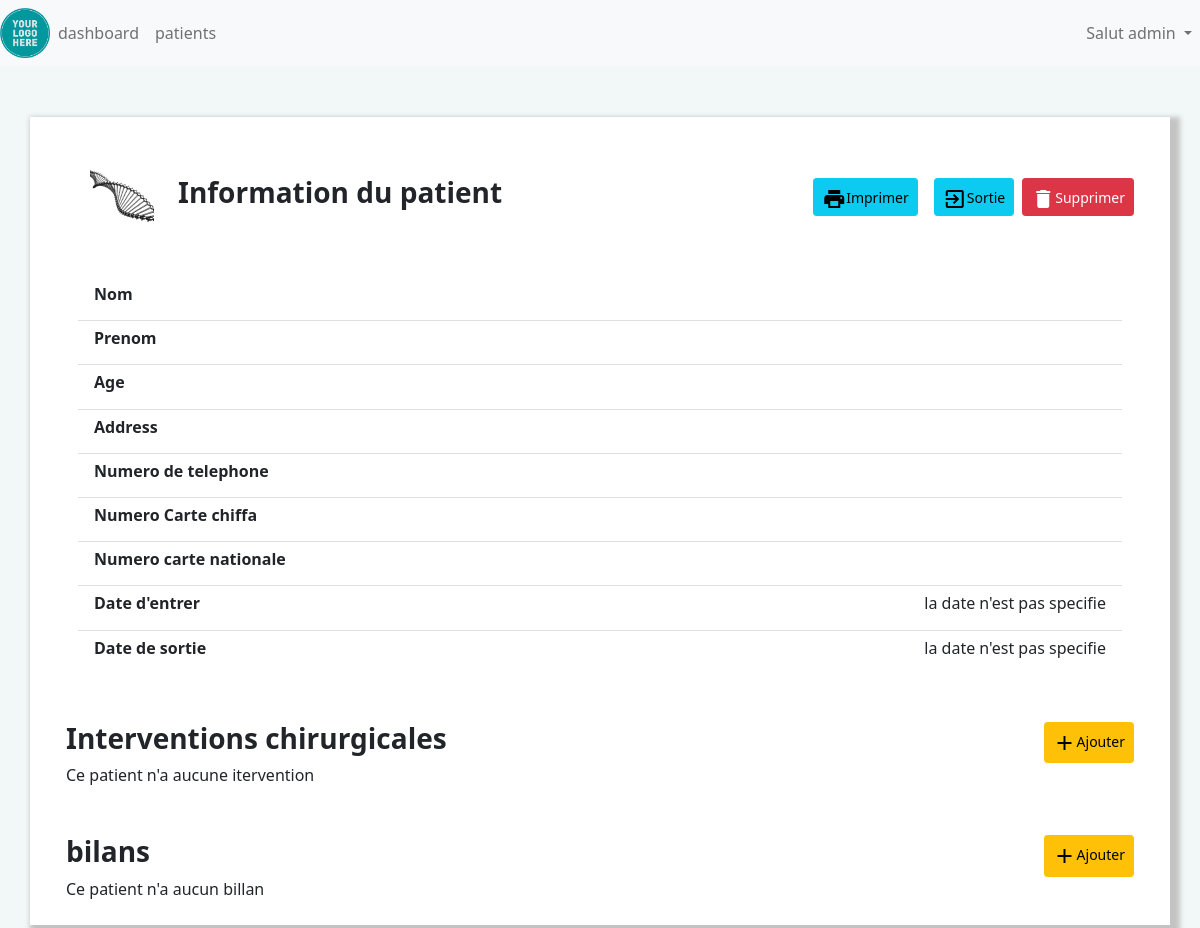
/patientShow?patient=14 (signed in), run on an earlier commit of the app's database.
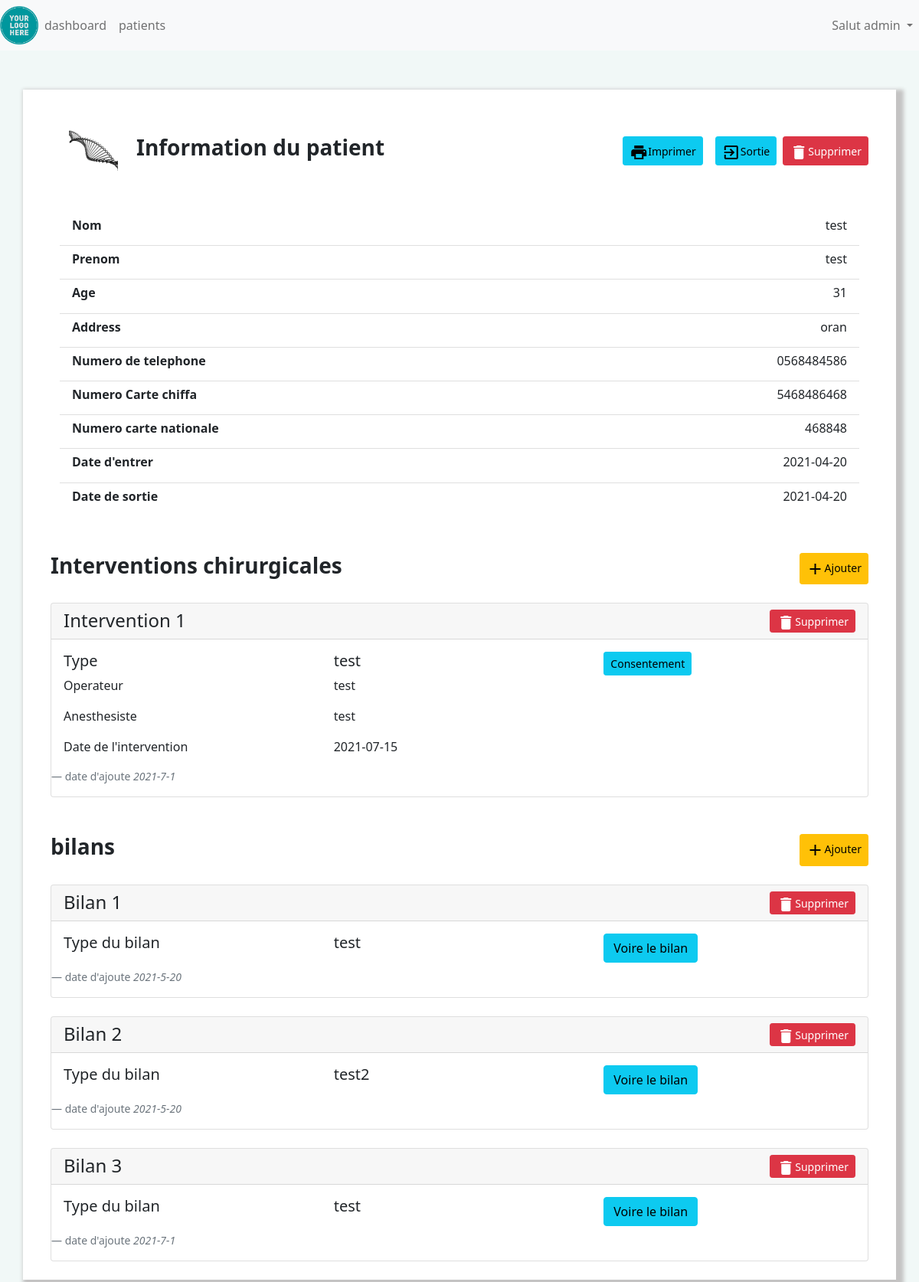
And on a later commit of the database.
### clinical/models.py (models this page shows)
class Admin(db.Model,UserMixin):
    id=db.Column(db.Integer(),primary_key=True)
    username=db.Column(db.String(length=30),nullable=False)
    password=db.Column(db.String(length=30),nullable=False)

class Patient(db.Model):
    id=db.Column(db.Integer(),primary_key=True)
    firstname=db.Column(db.String(length=30),nullable=False)
    lastname=db.Column(db.String(length=30),nullable=False)
    address=db.Column(db.String(length=30),nullable=False)
    age=db.Column(db.Integer(),nullable=False)
    phone=db.Column(db.String(length=15),nullable=False)
    identitynbr=db.Column(db.Integer(),nullable=False)
    chiffanbr=db.Column(db.Integer(),nullable=False)
    date_added=db.Column(db.DateTime, default=datetime.datetime.utcnow)
    entrydate=db.Column(db.Date())
    exitdate=db.Column(db.Date())
    surgeries=db.relationship('Surgery',backref='patient_surgery',cascade="all,delete",lazy=True)
    checkups=db.relationship('Checkup',backref='patient_checkup',cascade="all,delete",lazy=True)

class Surgery(db.Model):
    id=db.Column(db.Integer(),primary_key=True)
    name=db.Column(db.String(length=30),nullable=False)
    doctor=db.Column(db.String(length=30),nullable=False)
    anesthesist=db.Column(db.String(length=30),nullable=False)
    date=db.Column(db.Date(),nullable=False)
    patient=db.Column(db.Integer(),db.ForeignKey('patient.id'))
    date_added=db.Column(db.DateTime, default=datetime.datetime.utcnow)

class Checkup(db.Model):
    id=db.Column(db.Integer(),primary_key=True)
    name=db.Column(db.String(length=30),nullable=False)
    path=db.Column(db.String(length=30),nullable=False)
    patient=db.Column(db.Integer(),db.ForeignKey('patient.id'))
    date_added=db.Column(db.DateTime, default=datetime.datetime.utcnow)

### clinical/routes.py (the view)
@app.route('/patientShow',methods=['GET','POST'])
def patientShow():
    id=request.args.get("patient")
    form=UpdateExite()
    if form.validate_on_submit():
        print('submit')
        patient=Patient.query.filter(Patient.id==id).first()
        print(patient)
        patient.exitdate=form.exitDate.data
        db.session.commit()
    print(id)
    patient=Patient.query.filter_by(id=id).first()
    if request.args.get("action") and request.args.get("action")=="delete_surgery":
        id_surgery=request.args.get("surgery")
        surgery=Surgery.query.filter_by(id=id_surgery).first()
        db.session.delete(surgery)
        db.session.commit()
        return redirect(url_for('patientShow',patient=id))
    if request.args.get("action") and request.args.get("action")=="delete_checkup":
        id_checkup=request.args.get("checkup")
        checkup=Checkup.query.filter_by(id=id_checkup).first()
        db.session.delete(checkup)
        db.session.commit()
        return redirect(url_for('patientShow',patient=id))
    if request.args.get("action") and request.args.get("action")=="delete_patient":
        print('delete patient')
        db.session.delete(patient)
        db.session.commit()
        return redirect(url_for('patients_page',page_num=1))
    if request.args.get("action") and request.args.get("action")=="exit_patient":
        patient=Patient.query.filter_by(id=id).first()
        patient.exitdate=datetime.datetime.now()
        session.commit()
        return redirect(url_for('patientShow',patient=id))
    return render_template('patientShow.html',patient=patient,form=form)

### clinical/models.py (called while the page is built)
@login_manager.user_loader
def load_user(user_id):
    return Admin.query.get(int(user_id))

### clinical/templates/patientShow.html (shortened to what this page needs)
{% extends 'base.html' %}
{% block content%}
{%if not  'print' in request.args  %}
<div style="background-color: rgb(241, 248, 247); border-style: solid; border-color: rgb(241, 248, 247) ;">
<div class="container mt-5 p-4" style="box-shadow:5px 5px 5px 5px rgb(196, 195, 195); background-color: white;">
  {%endif%}
   <div class="container">
      <div class="d-flex justify-content-between ">
        <div class="d-flex flex-row my-4">
          {%if not 'print' in request.args  %}
          <img src="../static/images/Molecular DNA.gif" class="mx-4"/>
          {% endif %}
          <h3 class="d-flex justify-content-between align-items-center"><strong>Information du patient</strong> </h3>
        </div>
         {%if not 'print' in request.args  %}
          <div class="d-flex justify-content-between align-items-center">
            <a class=" btn btn-info btn-sm d-flex justify-content-center align-content-between pt-2 mx-2 " target="_blank" href="{{url_for('patientShow',patient=patient.id,print='')}}">
              <i class="material-icons mr-1">print</i>
              <span>
                Imprimer
              </span>
            </a>
              <Button class=" btn btn-info btn-sm d-flex justify-content-center align-content-between pt-2 mx-2 " data-toggle="modal" data-target="#exampleModal" onclick="modalButtonClicked('{{patient.id}}','La date de sortie du patient','updateExit','{{patient.lastname}}','{{patient.firstname}}')">
                <i class="material-icons mr-1"> exit_to_app</i>
                <span>
                  Sortie
                </span></Button>
              <Button class=" btn btn-danger btn-sm d-flex justify-content-center align-content-between pt-2 " data-toggle="modal" data-target="#Modal" onclick="deleteButtonClicked({{ patient.id}},'{{ patient.lastname }}','patient')">
                <i class="material-icons mr-1">delete</i>
                <span>
                  Supprimer
                </span></Button>
          </div>
        {% endif%}
      </div>
      <div class="container ">
      <ul class="list-group mt-4 list-group-flush">
         <li class="list-group-item d-flex justify-content-between align-items-center">
            <h6><strong >Nom</strong></h6> <h6>{{patient.firstname}}</h6>
         </li>
         <li class="list-group-item d-flex justify-content-between align-items-center">
            <h6><strong >Prenom</strong></h6> <h6>{{patient.lastname}}</h6>
         </li>
         <li class="list-group-item d-flex justify-content-between align-items-center">
            <h6><strong >Age</strong></h6> <h6>{{patient.age}}</h6>
         </li>
         <li class="list-group-item d-flex justify-content-between align-items-center">
            <h6><strong >Address</strong></h6> <h6>{{patient.address}}</h6>
         </li>
         <li class="list-group-item d-flex justify-content-between align-items-center">
            <h6><strong >Numero de telephone</strong></h6> <h6>{{patient.phone}}</h6>
         </li>
         <li class="list-group-item d-flex justify-content-between align-items-center">
            <h6><strong >Numero Carte chiffa</strong></h6> <h6>{{patient.chiffanbr}}</h6>
         </li>
         <li class="list-group-item d-flex justify-content-between align-items-center">
            <h6><strong >Numero carte nationale</strong></h6> <h6>{{patient.identitynbr}}</h6>
         </li>
         <li class="list-group-item d-flex justify-content-between align-items-center">
            <h6><strong >Date d'entrer</strong></h6> <h6>{%if not patient.entrydate%}
               la date n'est pas specifie
            {%else %}
            {{patient.entrydate}}
            {%endif%}</h6>
         </li>
         <li class="list-group-item d-flex justify-content-between align-items-center">
            <h6><strong >Date de sortie</strong></h6> <h6>{%if not patient.exitdate%}
               la date n'est pas specifie
            {%else %}
            {{patient.exitdate}}
            {%endif%}</h6>
         </li>
       </ul>
      </div>
   </div>
   <div class="container mt-5">
      <div class="d-flex justify-content-between"><h3>
         <strong>Interventions chirurgicales</strong> </h3>
         {%if not 'print' in request.args  %}
         <a class=" btn btn-warning btn-sm d-flex justify-content-center align-content-between pt-2 "  type="submit" href="{{url_for('register_surgery',patient=patient.id)}}"">
          <i class="material-icons mr-1">add</i>
          <span>
            Ajouter
          </span></a>
         {%endif%}
      </div>
        {% for  i in patient.surgeries %}
      <div class="card mt-4">
         <h4 class="card-header"><div class="d-flex justify-content-between">Intervention {{loop.index}}
          {%if not 'print' in request.args  %}
          <a class=" btn btn-danger btn-sm d-flex justify-content-center align-content-between pb-0 "  data-toggle="modal" data-target="#Modal"
          onclick="deleteButtonClicked({{ patient.id}},'{{ i.name }}','surgery',{{ i.id}})">
            <i class="material-icons mr-1">delete</i>
            <span>
              Supprimer
            </span></a>
          {% endif%}
         </div></h4>
         <div class="card-body">
           <div class="row">
              <div class="col">
                <h5 class="card-title">Type </h5>
                <p class="card-text">Operateur</p>
                <p class="card-text">Anesthesiste</p>
                <p class="card-text">Date de l'intervention</p>
              </div>
              <div class="col">
                <h5 class="card-title">{{i.name}}</h5>
                <p>{{i.doctor}}</p>
                <p>{{i.anesthesist}}</p>
                <p>{{i.date}}</p>
              </div>
              <div class="col-sm">
                {%if not 'print' in request.args  %}
                <Button class="btn btn-info btn-sm"  data-toggle="modal" data-target="#exampleModal"
                onclick="modalButtonClicked('{{patient.id}}','Consentement','consent','{{patient.lastname}}','{{patient.firstname}}','{{i.doctor}}')">Consentement</Button>
                {%endif%}
              </div>
           </div>
         </div>
         <footer class="blockquote-footer">date d'ajoute <cite title="Source Title">{{i.date_added.year }}-{{i.date_added.month }}-{{i.date_added.day }}</cite></footer>
      </div>
         {% else%}
           Ce patient n'a aucune itervention
        {% endfor %}
   </div>
   <div class="container mt-5">
      <div class="d-flex justify-content-between">
         <h3><strong>bilans</strong> </h3>
         {%if not 'print' in request.args  %}
         <a class=" btn btn-warning btn-sm d-flex justify-content-center align-content-between pt-2 "  type="submit"href="{{url_for('register_checkup',patient=patient.id)}}"">
          <i class="material-icons mr-1">add</i>
          <span>
            Ajouter
          </span></a>
          {%endif%}
      </div>
   {% for i in patient.checkups%}
   <div class="card mt-4">
      <h4 class="card-header">
         <div class="d-flex justify-content-between">
         Bilan {{loop.index}}
         {%if not 'print' in request.args  %}
          <a class=" btn btn-danger btn-sm d-flex justify-content-center align-content-between pb-0 " data-toggle="modal" data-target="#Modal"
          onclick="deleteButtonClicked('{{ patient.id}}','{{ i.name }}','checkup','{{i.id}}')">
            <i class="material-icons mr-1">delete</i>
            <span>
              Supprimer
            </span></a>
          {%endif%}
      </div>
   </h4>
      <div class="card-body">
        <div class="row">
          <div class="col-sm">
            <h5 class="card-title">Type du bilan</h5>
          </div>
          <div class="col-sm">
            <h5 class="card-title"> {{i.name}}</h5>
          </div>
          <div class="col-sm">
            {%if not 'print' in request.args  %}
            <a type="button" class="btn btn-info" data-toggle="modal" data-target="#exampleModal" onclick="modalButtonClicked('{{ i.path }}','{{ i.name}}','bilan')" >
            Voire le bilan
            </a>
            {% endif%}
      </div>
    </div>
      </div>
      <footer class="blockquote-footer pt-2">date d'ajoute <cite title="Source Title">{{i.date_added.year }}-{{i.date_added.month }}-{{i.date_added.day }}</cite></footer>
   </div>
      {% else%}
         Ce patient n'a aucun billan
   {% endfor%}
   </div>
</div>
{% endblock%}

### clinical/templates/base.html (shortened to what this page needs)
<!doctype html>
<html lang="en">
  <head>
    <link href="https://cdn.jsdelivr.net/npm/bootstrap@5.0.0-beta2/dist/css/bootstrap.min.css" rel="stylesheet">
    <link  rel="stylesheet" type="text/css" href="{{url_for('static',filename='styles/style.css')}}"  />
    <link href="http://ajax.googleapis.com/ajax/libs/jqueryui/1.8.16/themes/ui-lightness/jquery-ui.css"
        rel="stylesheet" type="text/css" />
  </head>
  <body>
    {%if not nonavbar=="" and not 'print' in request.args %}
    {% include 'navbar.html'%}
    {% endif %}
    {% block content%}
    {% endblock %}
</body>
</html>

### clinical/templates/navbar.html (shortened to what this page needs)
<nav class="navbar navbar-expand-lg navbar-light bg-light">
  <img src="../static/images/yourlogo2.png" style="max-width: 50px; max-height: 50px;"/>
  <div class="collapse navbar-collapse justify-content-between" id="navbarSupportedContent">
    <ul class="navbar-nav mr-auto">
      <li class="nav-item active">
        <a class="nav-link" href="{{url_for('dashboard_page')}}">dashboard </a>
      </li>
      <li class="nav-item">
        <a class="nav-link" href="{{url_for('patients_page',page_num=1)}}">patients</a>
      </li>
    </ul>
    {% if current_user.is_authenticated %}
    <ul class="navbar-nav ">
      <li class="nav-item dropdown">
        <a class="nav-link dropdown-toggle" href="#" id="navbarDropdown" role="button" data-toggle="dropdown" aria-haspopup="true" aria-expanded="false">
          Salut {{current_user.username}}
        </a>
      </li>
    </ul>
    {%endif%}
  </div>
</nav>

### clinical/static/styles/style.css (style rules this page uses)
body { background-color: #fff; }

What changed in the data, as far as the page shows it:
added Patient: firstname "test", lastname "test", age "31", address "oran", phone "0568484586", chiffanbr "5468486468", identitynbr "468848", entrydate "2021-04-20", exitdate "2021-04-20"
added Surgery: name "test", doctor "test", anesthesist "test", date "2021-07-15", date_added.year "2021", date_added.month "7", date_added.day "1"
added Checkup: name "test", date_added.year "2021", date_added.month "5", date_added.day "20"
added Checkup: name "test2", date_added.year "2021", date_added.month "5", date_added.day "20"
added Checkup: name "test", date_added.year "2021", date_added.month "7", date_added.day "1"
Also different on the page:
text no longer shown: "la date n'est pas specifie la date n'est pas specifie Ce patient n'a aucune itervention Ce patient n'a aucun billan"
